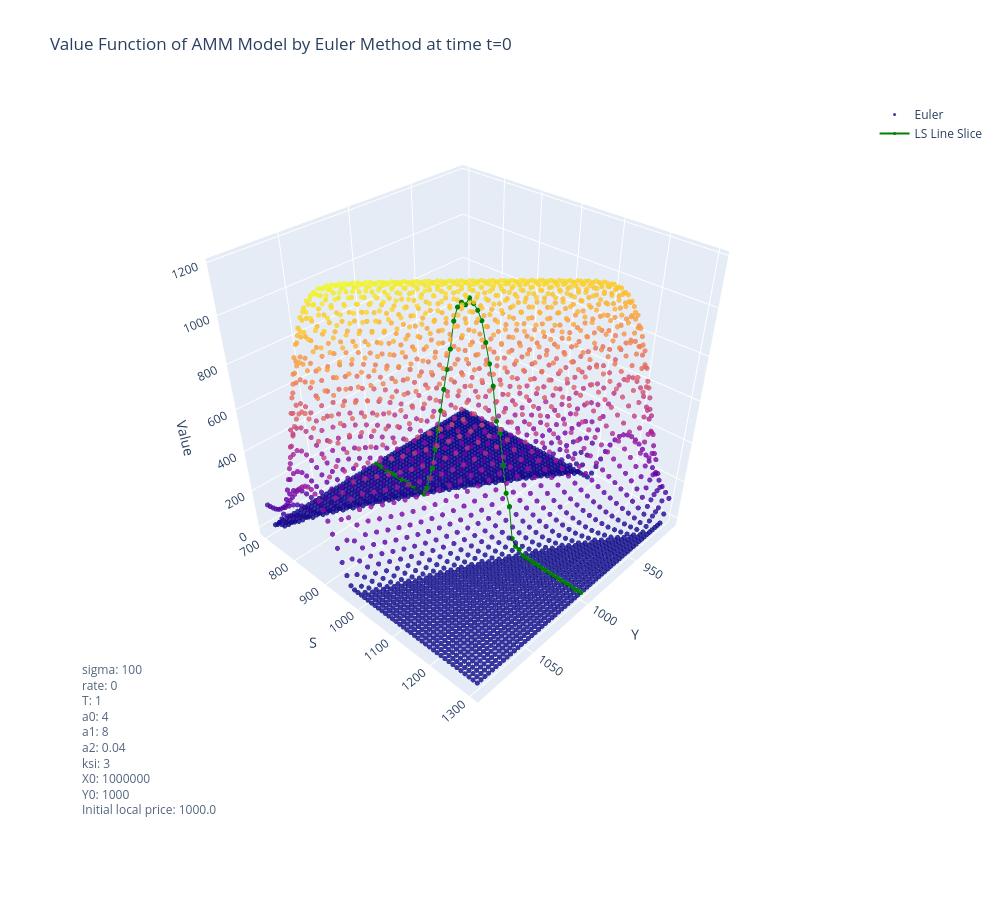

Here is the notebook cell this chart was saved with:
### Code cell
fig = go.Figure()

input_params = {**params_glob, **params_grid, **params_LP}

# Plot the entire surface as dots
space, jumps = np.meshgrid(res_euler['external_mid_price_S'], res_euler['jumps_grid'])


# Aplatir les grilles pour Scatter3D
x = jumps.flatten()
y = space.flatten()
z = value_function_euler[0, :, :].flatten()


fig.add_trace(go.Scatter3d(
    x=x,
    y=y,
    z=z,
    mode='markers',
    marker=dict(
        size=3,
        color=z,       # Couleur selon la valeur
        opacity=0.8
    ),
    name='Euler'
))

# Add the LS line slice to the plot
fig.add_trace(go.Scatter3d(
    x=jumps[np.where(jumps == params_LP['Y0'])[0][0]], # Find the index of the jump level closest to Y0
    y=space[0,:],
    z=value_function_LS_0,
    mode='lines+markers',
    marker=dict(color='green', size=3),
    name='LS Line Slice'
))

# Update layout for the 3D plot
fig.update_layout(
    width=1000,
    height=900,
    scene=dict(
        xaxis_title='Y',
        yaxis_title='S',
        zaxis_title='Value',
    ),
    scene_camera=dict(
    eye=dict(x=1.6, y=1.5, z=1.5),
    center=dict(x=0, y=0, z=-0.2) 
    ),
    title = f'Value Function of AMM Model by Euler Method at time t=0',
)

params_text = (
    f"sigma: {input_params['sigma']}<br>"
    f"rate: {input_params['rate']}<br>"
    f"T: {input_params['T']}<br>"
    f"a0: {input_params['a0']}<br>"
    f"a1: {input_params['a1']}<br>"
    f"a2: {input_params['a2']}<br>"
    f"ksi: {input_params['ksi']}<br>"
    f"X0: {input_params['X0']}<br>"
    f"Y0: {input_params['Y0']}<br>"
    f"Initial local price: {input_params['X0']/input_params['Y0']}<br>"
)

fig.add_annotation(
    text=params_text,
    xref="paper", yref="paper",
    align="left",
    showarrow=False,
    x=0, y=0,                       
    font=dict(size=12),
    opacity=0.8
)

fig.show()

### Figure 1 — Plotly figure (JSON) as saved in the notebook; plotly's stock layout.template omitted (floating-point values rounded to 4 significant figures; data arrays with more than 128 entries replaced by an {"elided": "..."} marker saying what was removed)
{"data": [{"marker": {"color": {"elided": "3721 float values"}, "opacity": 0.8, "size": 3}, "mode": "markers", "name": "Euler", "type": "scatter3d", "x": {"elided": "3721 int values"}, "y": {"elided": "3721 float values"}, "z": {"elided": "3721 float values"}}, {"marker": {"color": "green", "size": 3}, "mode": "lines+markers", "name": "LS Line Slice", "type": "scatter3d", "x": [1000, 1000, 1000, 1000, 1000, 1000, 1000, 1000, 1000, 1000, 1000, 1000, 1000, 1000, 1000, 1000, 1000, 1000, 1000, 1000, 1000, 1000, 1000, 1000, 1000, 1000, 1000, 1000, 1000, 1000, 1000, 1000, 1000, 1000, 1000, 1000, 1000, 1000, 1000, 1000, 1000, 1000, 1000, 1000, 1000, 1000, 1000, 1000, 1000, 1000, 1000, 1000, 1000, 1000, 1000, 1000, 1000, 1000, 1000, 1000, 1000], "y": [700.0, 710.0, 720.0, 730.0, 740.0, 750.0, 760.0, 770.0, 780.0, 790.0, 800.0, 810.0, 820.0, 830.0, 840.0, 850.0, 860.0, 870.0, 880.0, 890.0, 900.0, 910.0, 920.0, 930.0, 940.0, 950.0, 960.0, 970.0, 980.0, 990.0, 1000.0, 1010.0, 1020.0, 1030.0, 1040.0, 1050.0, 1060.0, 1070.0, 1080.0, 1090.0, 1100.0, 1110.0, 1120.0, 1130.0, 1140.0, 1150.0, 1160.0, 1170.0, 1180.0, 1190.0, 1200.0, 1210.0, 1220.0, 1230.0, 1240.0, 1250.0, 1260.0, 1270.0, 1280.0, 1290.0, 1300.0], "z": [-1.071, -2.559, -0.1395, 0.08611, -3.079, -1.104, -0.1922, -1.535, 0.1332, -0.548, -0.1018, -0.5457, 0.4934, -0.415, 1.509, 0.7035, 1.113, 44.0, 113.0, 176.4, 290.7, 394.1, 501.5, 611.5, 710.7, 808.2, 933.1, 997.0, 1023.0, 1020.0, 1054.0, 1039.0, 1020.0, 986.5, 906.4, 826.3, 739.7, 593.2, 548.3, 403.7, 275.5, 218.2, 58.47, 28.73, 23.44, 2.269, 0.6637, -0.244, 0.2829, -0.3227, -0.04589, -1.108, -0.08634, -2.223, 0.008734, -1.645, -0.8899, -0.3145, -2.738, -1.274, -0.5417]}], "layout": {"annotations": [{"align": "left", "font": {"size": 12}, "opacity": 0.8, "showarrow": false, "text": "sigma: 100<br>rate: 0<br>T: 1<br>a0: 4<br>a1: 8<br>a2: 0.04<br>ksi: 3<br>X0: 1000000<br>Y0: 1000<br>Initial local price: 1000.0<br>", "x": 0, "xref": "paper", "y": 0, "yref": "paper"}], "height": 900, "scene": {"camera": {"center": {"x": 0, "y": 0, "z": -0.2}, "eye": {"x": 1.6, "y": 1.5, "z": 1.5}}, "xaxis": {"title": {"text": "Y"}}, "yaxis": {"title": {"text": "S"}}, "zaxis": {"title": {"text": "Value"}}}, "title": {"text": "Value Function of AMM Model by Euler Method at time t=0"}, "width": 1000}}
